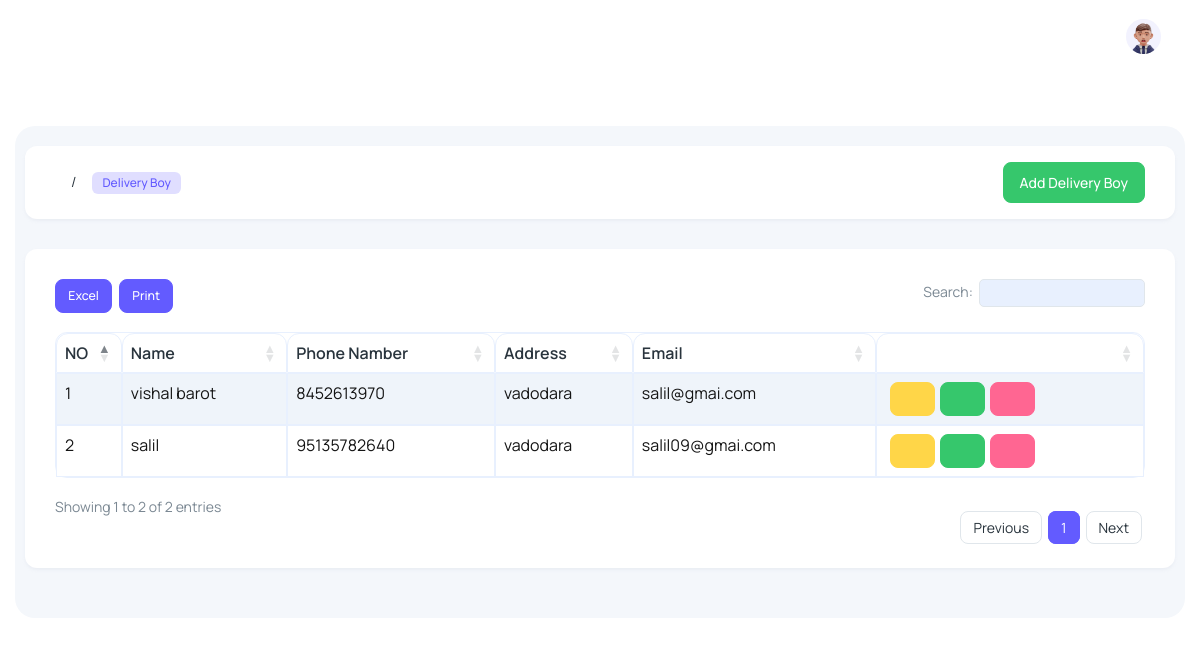
The page /DeliveryBoy (signed in) on the database its author committed.
### main/models.py (models this page shows, shortened)
class DeliveryBoyModel(models.Model):
    user = models.CharField(max_length=100,null=True, blank=True)
    Name = models.CharField(max_length=100)
    Number = models.CharField(max_length=100, null=True, blank=True)
    Address = models.TextField()
    Licence = models.FileField(upload_to='DeliveryBoy',null=True, blank=True)
    AdharCard = models.FileField(upload_to='DeliveryBoy',null=True, blank=True)
    PanCard = models.FileField(upload_to='DeliveryBoy',null=True, blank=True)
    Email = models.CharField(max_length=100, null=True, blank=True)
    PassWord = models.CharField(max_length=100, null=True, blank=True)

### main/views.py (the view)
# urls.py: path('DeliveryBoy',views.DeliveryBoy,name='Delivery Boy'),
@login_required(login_url='Login')
def DeliveryBoy(request):
    data=DeliveryBoyModel.objects.filter(user=request.user)
    if is_admin(request.user):
        return render(request,'admin/deliveryboy.html',{'data':data})
    if is_user(request.user):
        return render(request,'deliveryboy.html',{'data':data})

### main/views.py (called while the page is built)
def is_admin(user):
    data=User.objects.filter(is_superuser=True)
    for i in data:
        if str(i.username) == str(user):
            return True

### main/templates/admin/deliveryboy.html (shortened to what this page needs)
﻿{% extends 'admin/main.html' %}
{% load static %}
{% block content %}
<div class="body-wrapper">
  <div class="container-fluid">
    <div class="card card-body py-3">
      <div class="row align-items-center">
        <div class="col-12">
          <div class="d-flex align-items-center justify-space-between">
            <nav aria-label="breadcrumb" class="">
              <ol class="breadcrumb">
                <li class="breadcrumb-item" aria-current="page">
                  <span class="badge fw-medium fs-2 bg-primary-subtle text-primary">
                    Delivery Boy
                  </span>
                </li>
              </ol>
            </nav>
            <nav aria-label="breadcrumb" class="ms-auto">
              <ol class="breadcrumb">
                <a href="AddDeliveryBoy" class="btn btn-success">Add Delivery Boy</a>
              </ol>
            </nav>
          </div>
        </div>
      </div>
    </div>
    <div class="datatables mt-1">
      <div class="card">
        <div class="card-body">
          <div class="table-responsive">
            <table id="file_export" class="table w-100 table-striped table-bordered display text-nowrap">
              <thead>
                <tr>
                  <th>NO</th>
                  <th>Name</th>
                  <th>Phone Namber</th>
                  <th>Address</th>
                  <th>Email</th>
                  <th></th>
                </tr>
              </thead>
              <tbody>
                {% for i in data %}
                <tr>
                  <td>{{forloop.counter}}</td>
                  <td>{{i.Name}}</td>
                  <td>{{i.Number}}</td>
                  <td>{{i.Address}}</td>
                  <td>{{i.Email}}</td>
                  <td>
                  <a class="btn btn-warning mr-3" href="/DeliveryBoyDetails/{{i.id}}" style="margin-left: 5px;"><i class='ti ti-view-360'></i></a><a class="btn btn-success mr-3" href="/EditDeliveryBoy/{{i.id}}" style="margin-left: 5px;"><i class='ti ti-pencil'></i></a><a href="DeleteDeliveryBoy/{{i.id}}" style="margin-left: 5px;" class="btn btn-danger"><i class='ti ti-trash'></i></a>
                  </td>
                </tr>
                {% endfor %}
            </table>
          </div>
        </div>
      </div>
    </div>
  </div>
</div>
{% endblock content %}

### main/templates/admin/main.html (style rules this page uses)
.table-bordered { border: 0.5px solid #E8F0FE !important; box-shadow: #E8F0FE; color: black !important; }
table { border-radius: 12px !important; }
thead { border-radius: 12px !important; border-radius: 12px !important; }
th { border: 0.5px solid #E8F0FE !important; padding: 8px !important; border-top-left-radius: 12px !important; border-top-right-radius: 12px !important; }
td { border: 0.5px solid #E8F0FE !important; padding: 8px !important; color: rgb(20, 20, 20) !important; }
tbody { border-bottom-left-radius: 12px !important; border-bottom-right-radius: 12px !important; }

### rows shown on the page
DeliveryBoyModel: Name "vishal barot", Number "8452613970", Address "vadodara", Email "salil@gmai.com"
DeliveryBoyModel: Name "salil", Number "95135782640", Address "vadodara", Email "salil09@gmai.com"
